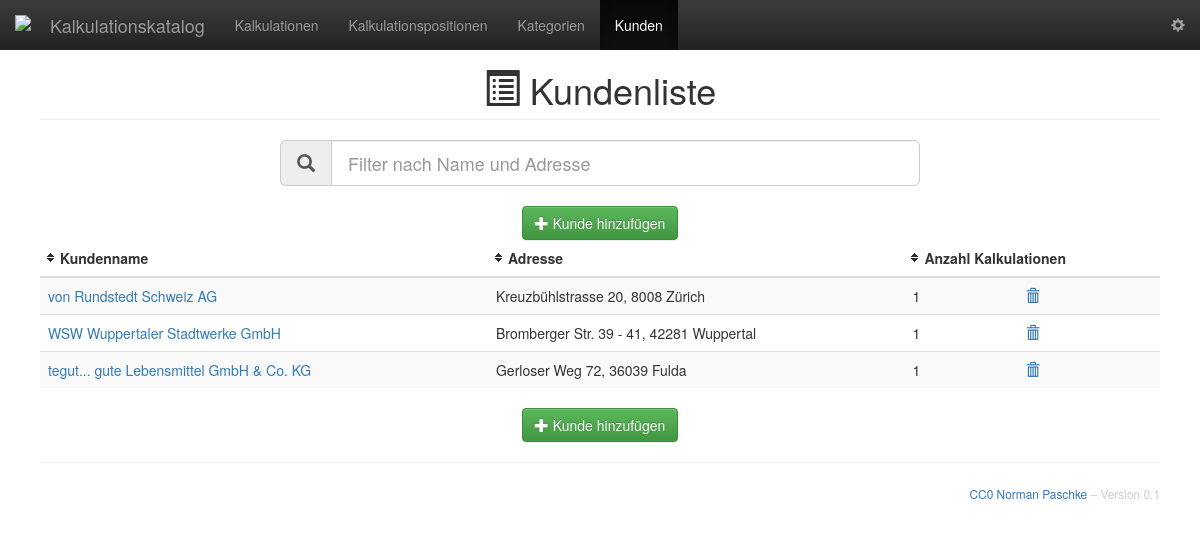
The app's page /?controller=customer&action=index, older data.
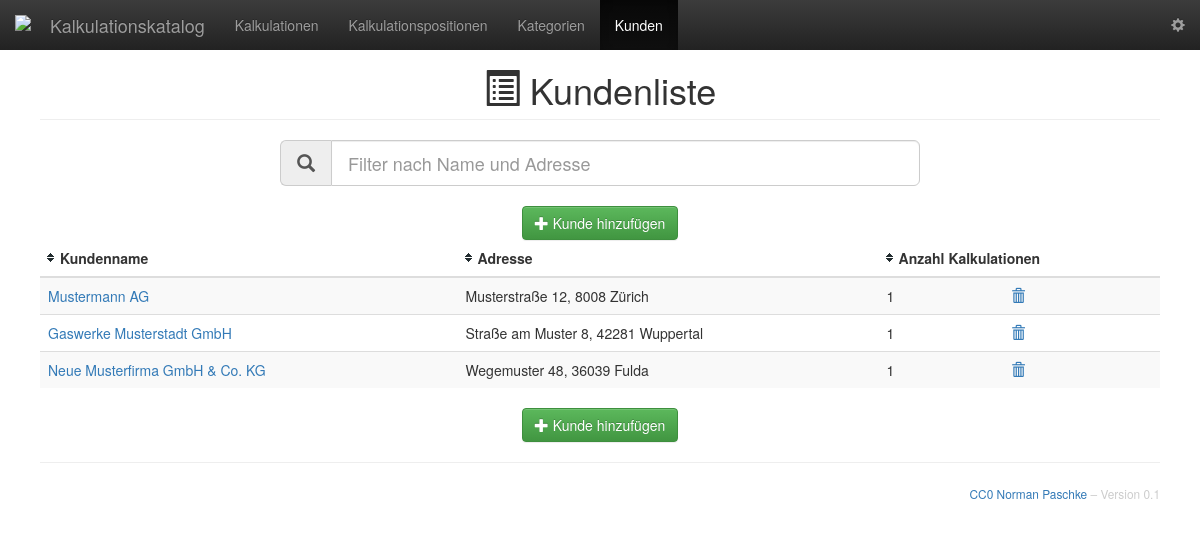
The same page, newer data.
### tables this page shows
CREATE TABLE `customer` (
  `id` int(6) unsigned NOT NULL auto_increment,
  `name` varchar(64) NOT NULL,
  `address` text(1000),
  PRIMARY KEY  (`id`)
);

### Classes/Controllers/customer.controller.php (called while the page is built, shortened)
<?php
class CustomerController {
	public function index() {
		$customers = Customer::all();
		require_once "Classes/Views/listCustomer.php";
	}
}
?>

### index.php (called while the page is built, shortened)
<?php
require_once "Classes/Views/layout.php";

### Classes/Models/customer.model.php (called while the page is built, shortened)
<?php
class Customer {
	public static function all() {
		global $db;
		$st = $db->prepare("SELECT * FROM customer");
		$st->execute($arr);
		$customers = $st->fetchAll(PDO::FETCH_CLASS, "Customer");
		return $customers;
	}
	public static function getCalculationCount($id) {
		global $db;
		$id = intval($id);
		$st = $db->prepare("SELECT id FROM calculation WHERE customer=:id");
		$st->execute(array('id' => $id));
		$count = $st->rowCount();
		return $count;
	}
}
?>

### Classes/Views/listCustomer.php (the view, shortened to what this page needs)
<?php echo pageHeader('Kundenliste', 'glyphicon-list-alt') ?>
<div id="customers">
	<form class="filterform center-block">
		<div class="input-group input-group-lg">
			<div class="input-group-addon"><span class="glyphicon glyphicon-search"></span></div>
			<input class="search form-control" placeholder="Filter nach Name und Adresse" type="text" value=""/>
		</div>
	</form>
	<div class="text-center">
		<a class="btn btn-success" href="/?controller=customer&action=show"><span class="glyphicon glyphicon-plus"></span> Kunde hinzufügen</a>
	</div>
	<div class="table-responsive">
		<table class="table table-striped table-hover table-sort">
			<thead>
				<tr>
					<th>Kundenname</th>
					<th>Adresse</th>
					<th colspan="2">Anzahl Kalkulationen</th>
				</tr>
			</thead>
			<tbody class="list">
				<?php foreach($customers as $customer) { ?>
				<tr>
					<td class="title">
						<a class="edit" title="Bearbeiten" href="/?controller=customer&action=show&id=<?php echo $customer->id ?>">
							<?php echo $customer->name ?>
						</a>
					</td>
					<td class="address">
						<?php echo $customer->address ?>
					</td>
					<td>
						<?php echo $customer->getCalculationCount($customer->id) ?>
					</td>
					<td>
						<a class="delete" href="/?controller=customer&action=delete&id=<?php echo $customer->id?>" title="Löschen"><span class="glyphicon glyphicon-trash"></span></a>
					</td>
				</tr>
				<?php } ?>
			</tbody>
		</table>
	</div>
</div>
<div class="text-center">
	<a class="btn btn-success" href="/?controller=customer&action=show"><span class="glyphicon glyphicon-plus"></span> Kunde hinzufügen</a>
</div>

Row changes from the older to the newer data that the page shows:
changed customer: name "von Rundstedt Schweiz AG" → "Mustermann AG"; address "Kreuzbühlstrasse 20, 8008 Zürich" → "Musterstraße 12, 8008 Zürich"
changed customer: name "WSW Wuppertaler Stadtwerke GmbH" → "Gaswerke Musterstadt GmbH"; address "Bromberger Str. 39 - 41, 42281 Wuppertal" → "Straße am Muster 8, 42281 Wuppertal"
changed customer: name "tegut... gute Lebensmittel GmbH & Co. KG" → "Neue Musterfirma GmbH & Co. KG"; address "Gerloser Weg 72, 36039 Fulda" → "Wegemuster 48, 36039 Fulda"
